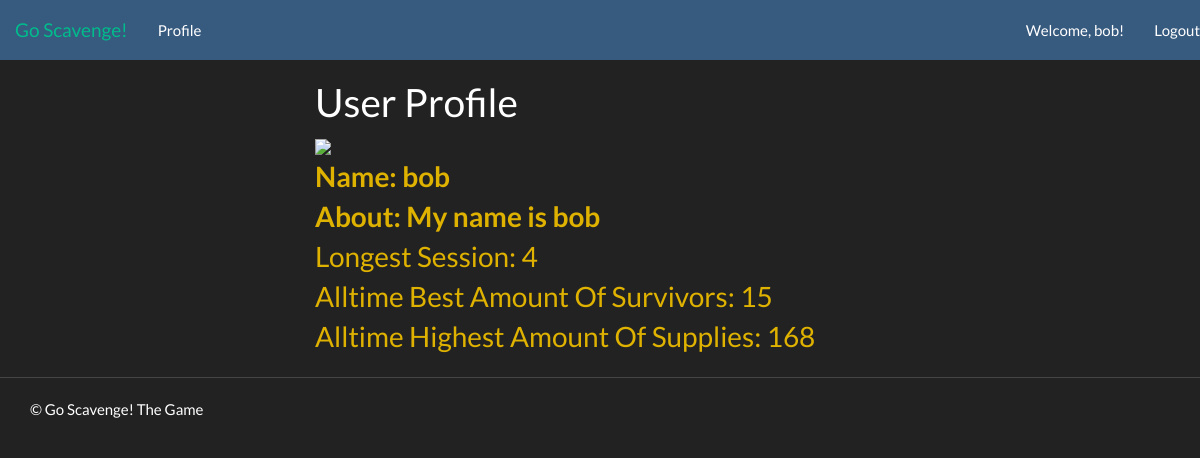
/game/profile/ (signed in), run on an earlier commit of the app's database.
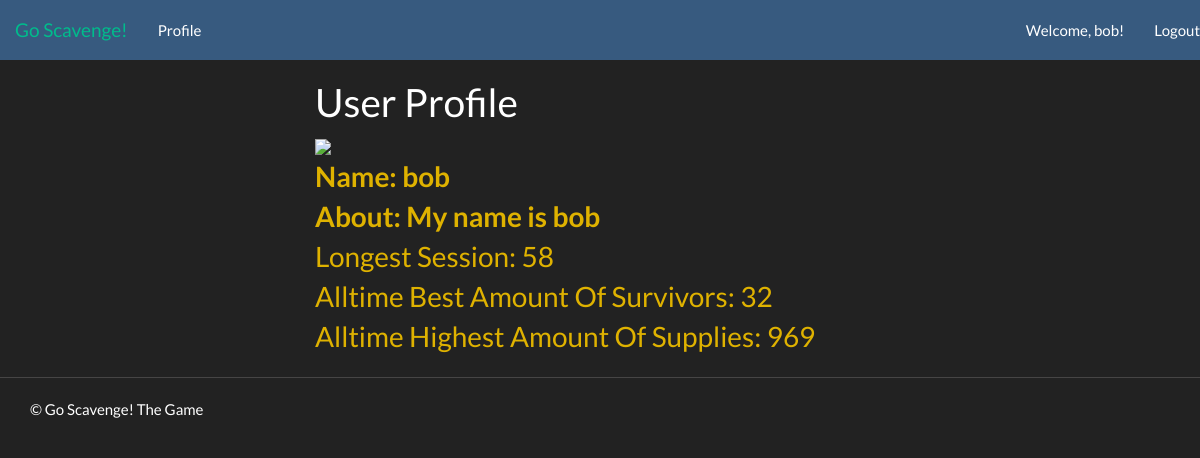
And on a later commit of the database.
### game/models.py (models this page shows, shortened)
class Stat(models.Model):
    user = models.ForeignKey(User)
    longest_session = models.IntegerField()
    max_survivors = models.IntegerField()
    supplies = models.IntegerField()

### game/views.py (the view)
def profile(request):
    context = RequestContext(request)
    individual_list = Stat.objects.filter(user=request.user)
    profile = UserProfile.objects.filter(user=request.user)
    context_dict = {'stats': individual_list, 'pa':profile[0].about, 'pp': profile[0].picture}
    return render_to_response('game/profile.html', context_dict, context)

### templates/game/profile.html (shortened to what this page needs)
<!DOCTYPE html>
{% extends 'game/base.html' %}
{% load static %}
    {% block body_block %}
    <div class="hero-unit">
        <h1>User Profile</h1>
	<img src=  {{ pp }} alt="Profile Picture"> <br />
	<div id="profilediv">
	<strong>Name: {{ user.username }} <br />
	About: {{pa }} <br /></strong>
	{%if stats%}
		{% for stat in stats %}
			Longest Session: {{ stat.longest_session}} <br />
			Alltime Best Amount Of Survivors: {{stat.max_survivors }}<br />
			Alltime Highest Amount Of Supplies: {{stat.supplies }} <br />
		{% endfor %}
	{%else%}
	<strong>no stats available</strong>
	{%endif%}
	</div>
    </div>
    {% endblock %}

What changed in the data, as far as the page shows it:
changed Stat: longest_session "4" → "58"; max_survivors "15" → "32"; supplies "168" → "969"
